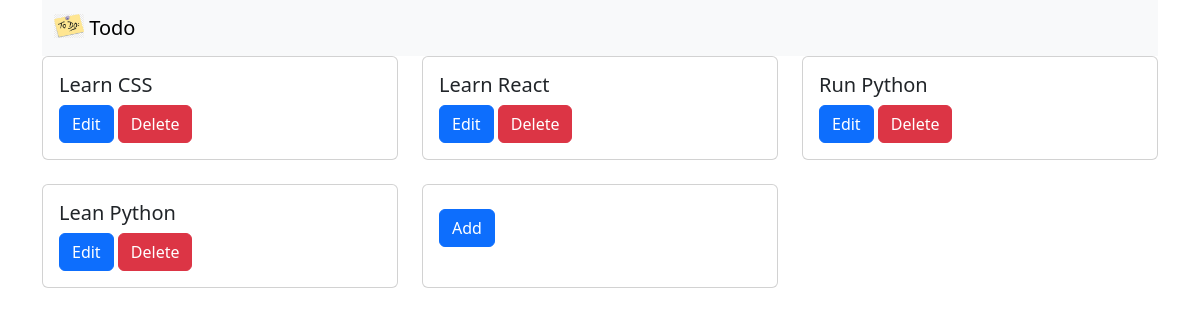
The app's page /, older data.
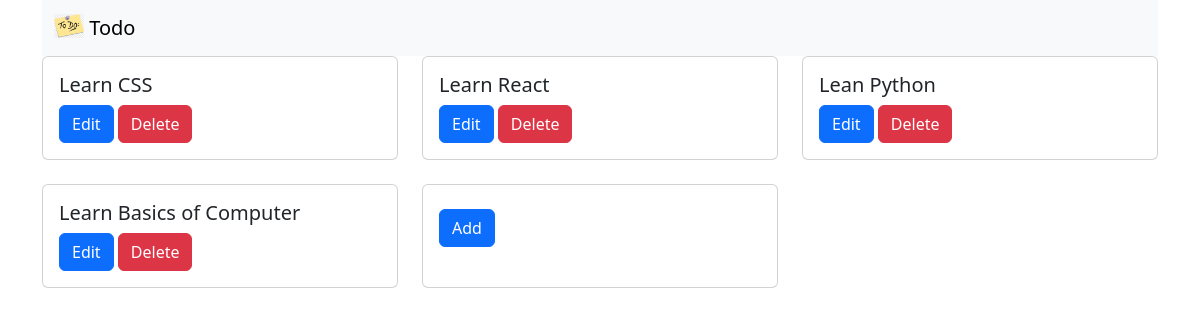
The same page, newer data.
### todo_app/models.py (models this page shows, shortened)
class Todo(models.Model):
    title = models.CharField(max_length=200)

### todo_app/views.py (the view)
# urls.py: path("", views.todo_list, name="todo-list"),
def todo_list(request):
    todos = Todo.objects.all()   #QuerySet/ ORM  => SQL
    return render (
        request,
        "bootstrap/todo_list.html",
        {"todos":todos},
    )

### templates/bootstrap/todo_list.html (shortened to what this page needs)
{% extends "bootstrap/base.html" %}
{% block content %}
<div class="row row-cols-1 row-cols-md-3 g-4">
            {% for todo in todos %}
        <div class="col">
            <div class="card h-100">
            <div class="card-body">
                <h5 class="card-title">{{todo.title}}</h5>
                <a href="{% url 'todo-update' todo.id%}" class="btn btn-primary">Edit</a>
                <a href="{% url 'todo-delete' todo.id%}" class="btn btn-danger">Delete</a>
              </div>
            </div>
        </div>
        {% endfor %}
        <div class="col">
            <div class="card h-100">
            <div class="card-body">
                <a href="{% url 'todo-create' %}" class="btn btn-primary">Add</a>
              </div>
            </div>
        </div>
        </div>
{% endblock content %}

### templates/bootstrap/base.html (shortened to what this page needs)
{% load static %}
<!doctype html>
<html lang="en">
  <head>
    <link href="{% static 'css/bootstrap.min.css' %}" rel="stylesheet">
  </head>
  <body>
    <div class="container">
        <nav class="navbar bg-body-tertiary">
        <div class="container-fluid">
            <a class="navbar-brand" href="/">
            <img src="{% static 'img/todo.webp' %}" alt="Logo" width="30" height="24" class="d-inline-block align-text-top">
            Todo
            </a>
        </div>
        </nav>
        {% block content %}
        {% endblock content %}
    </div>
  </body>
</html>

Row changes from the older to the newer data that the page shows:
removed Todo: title "Run Python"
added Todo: title "Learn Basics of Computer"
